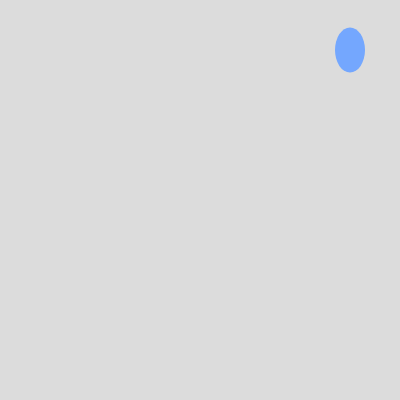
Frame 1 (no input)
Frame 60 (no input): identical to frame 1, image omitted
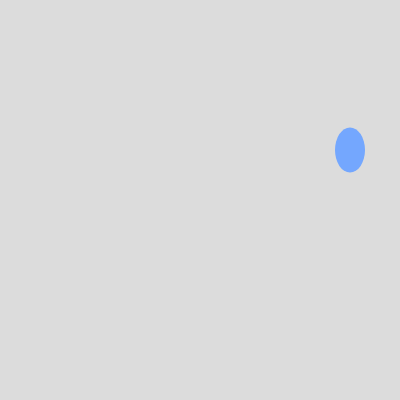
Frame 120 (the mouse pressed at the canvas centre since frame 60)

The p5.js sketch that drew these frames (run headless with seeded random() and noise() and a simulated clock; from frame 60 on, the mouse is pressed at the canvas centre):

// p5.js sketch
// ── sketch.js
// DM2008 — Activity 3a [Guided]
// Array Sampler (25 min)
//
// An array stores a list of values — here it's colors, but it could be
// sizes, positions, or anything else.
// Press any key to cycle through the array one item at a time.

// - Loop through the whole array to draw all items at once.
//
// Stretch: visualize all items in the array simultaneously instead of one at a time.

let currentIndex = 0;
let x = 350;
let y = 50;

let positions = [
//350

{x:350, y:100}, {x:350, y:150}, {x:350, y:200}, {x:350, y:250}, {x:350, y:300},
  
//300
                 
{x:300, y:50}, {x:300, y:100}, {x:300, y:150}, {x:300, y:200}, {x:300, y:250}, {x:300, y:300},

//250

{x:250, y:50}, {x:250, y:100}, {x:250, y:150}, {x:250, y:200}, {x:250, y:250}, {x:250, y:300},
 
//200
                 
{x:200, y:50}, {x:200, y:100}, {x:200, y:150}, {x:200, y:200}, {x:200, y:250}, {x:200, y:300},
                 
//150                
{x:150, y:50}, {x:150, y:100}, {x:150, y:150}, {x:150, y:200}, {x:150, y:250}, {x:150, y:300},

//100

{x:100, y:50}, {x:100, y:100}, {x:100, y:150}, {x:100, y:200}, {x:100, y:200}, {x:100, y:300},
 
//50
{x: 50, y: 50}]

positions.push({x:50, y:100}, {x:50, y:150}, {x:50, y:200}, {x:50, y:250}, {x:50, y:300});

function setup() {
  createCanvas(400, 400);
  noStroke();
}

function draw() {
  background(220);
  fill('#74a7fe');
  ellipse(x, y, 30, 45);
  // I made it small and blue to look like a raindrop, emphasised by the splattering effect as it iterates through the positions in the array. 
}

// Advance to the next colour each time a key is pressed
function mousePressed() {
  currentIndex++; // shorthand for currentIndex += 1

  // Wrap back to the start when we reach the end
  if (currentIndex >= positions.length) {
    currentIndex = 0;
  }
  x = positions[currentIndex].x;
  y = positions[currentIndex].y;
  // This updates the x & y values of the ellipse so that the position changes. 
  

  console.log("Current index:", currentIndex, "→", positions[currentIndex]);
}
